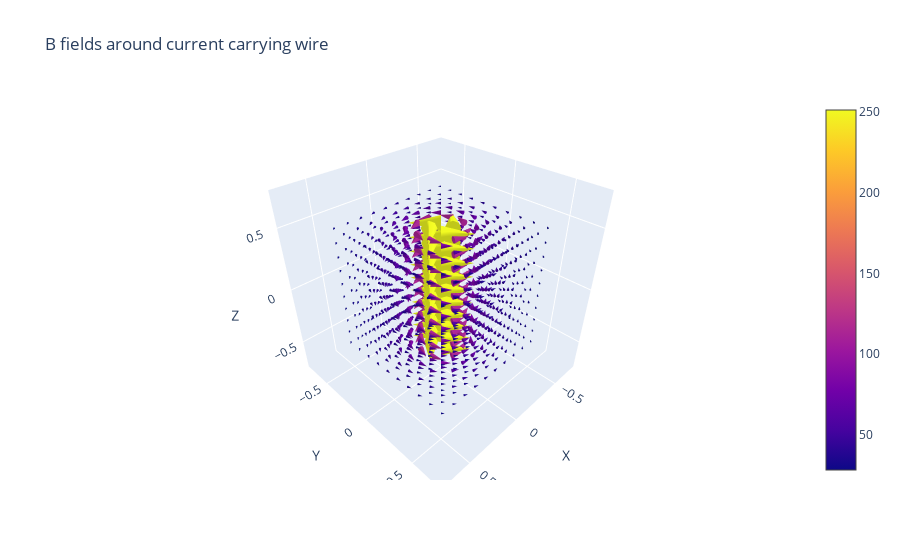

Here is the notebook cell this chart was saved with:
### Markdown cell above
## Current carrying wire

### Code cell
outputs_wire = field_around_current_carrying_wire(100000000)
plotter(outputs_wire, 
        title = 'B fields around current carrying wire')

### Figure 1 — Plotly figure (JSON) as saved in the notebook; plotly's stock layout.template omitted (floating-point values rounded to 4 significant figures; data arrays with more than 128 entries replaced by an {"elided": "..."} marker saying what was removed)
{"data": [{"anchor": "tail", "sizemode": "scaled", "sizeref": 2, "type": "cone", "u": {"elided": "1000 float values"}, "v": {"elided": "1000 float values"}, "w": {"elided": "1000 float values"}, "x": {"elided": "1000 float values"}, "y": {"elided": "1000 float values"}, "z": {"elided": "1000 float values"}}], "layout": {"scene": {"xaxis": {"title": {"text": "X"}}, "yaxis": {"title": {"text": "Y"}}, "zaxis": {"title": {"text": "Z"}}}, "title": {"text": "B fields around current carrying wire"}}}
